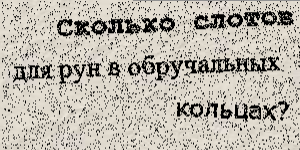
#> input picture haddan/haddan_bot/temp/kapcha.png, 300 x 150 px
$ python test_kaptcha.py
#> lines starting #> are read from the running program, lines starting #| are printed output that depends on the picture
from PIL import Image, ImageEnhance, ImageFilter
import pytesseract

# Укажите путь к tesseract.exe (только для Windows)
pytesseract.pytesseract.tesseract_cmd = r'C:\Program Files\Tesseract-OCR\tesseract.exe'

def preprocess_image(image_path):
    """Предобрабатывает изображение для улучшения распознавания."""
#> called with image_path = 'kapcha.png'
    image = Image.open(image_path)
#> image is the input picture: PIL image 300x150 RGB; mean R, G, B 186.1, 181, 171.4

    # Преобразуем в чёрно-белое
    image = image.convert('L')
#> image: PIL image 300x150 L

    # Увеличиваем контрастность
    enhancer = ImageEnhance.Contrast(image)
    image = enhancer.enhance(2.0)
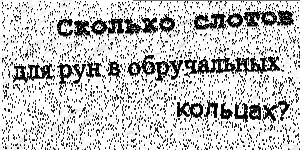
#> image: PIL image 300x150 L; min 0, max 255, mean 195.3

    # Убираем шум
    image = image.filter(ImageFilter.MedianFilter(size=3))
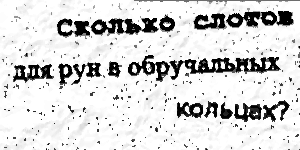
#> image: PIL image 300x150 L; min 0, max 255, mean 215.9

    return image

def recognize_captcha(image_path):
    """Распознаёт текст на изображении с капчей."""
    # Предобработка изображения
    image = preprocess_image(image_path)

    # Распознаём текст
#> (the run stopped early here; a loop or call above may not have finished)
